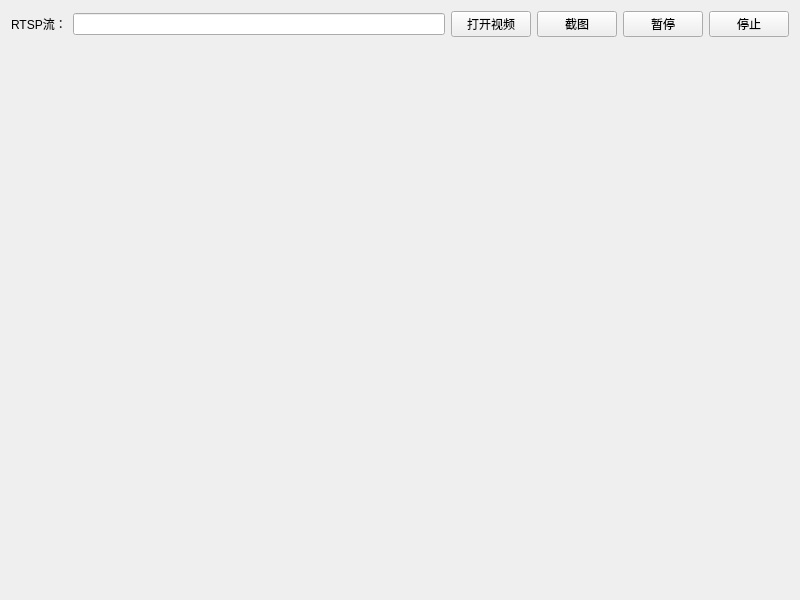
<?xml version="1.0" encoding="UTF-8"?>
<ui version="4.0">
 <class>Widget</class>
 <widget class="QWidget" name="Widget">
  <property name="geometry">
   <rect>
    <x>0</x>
    <y>0</y>
    <width>800</width>
    <height>600</height>
   </rect>
  </property>
  <property name="windowTitle">
   <string>Widget</string>
  </property>
  <layout class="QVBoxLayout" name="verticalLayout">
   <item>
    <layout class="QHBoxLayout" name="horizontalLayout">
     <item>
      <widget class="QLabel" name="label">
       <property name="text">
        <string>RTSP流：</string>
       </property>
      </widget>
     </item>
     <item>
      <widget class="QLineEdit" name="edt_rtspUrl"/>
     </item>
     <item>
      <widget class="QPushButton" name="btn_startPlay">
       <property name="text">
        <string>打开视频</string>
       </property>
      </widget>
     </item>
     <item>
      <widget class="QPushButton" name="btn_snap">
       <property name="text">
        <string>截图</string>
       </property>
      </widget>
     </item>
     <item>
      <widget class="QPushButton" name="btn_pause">
       <property name="text">
        <string>暂停</string>
       </property>
      </widget>
     </item>
     <item>
      <widget class="QPushButton" name="btn_stop">
       <property name="text">
        <string>停止</string>
       </property>
      </widget>
     </item>
    </layout>
   </item>
   <item>
    <widget class="VlcWidgetVideo" name="widget_video" native="true">
     <property name="sizePolicy">
      <sizepolicy hsizetype="Preferred" vsizetype="Expanding">
       <horstretch>0</horstretch>
       <verstretch>0</verstretch>
      </sizepolicy>
     </property>
    </widget>
   </item>
  </layout>
 </widget>
 <customwidgets>
  <customwidget>
   <class>VlcWidgetVideo</class>
   <extends>QWidget</extends>
   <header location="global">VLCQtWidgets/WidgetVideo.h</header>
   <container>1</container>
  </customwidget>
 </customwidgets>
 <resources/>
 <connections/>
</ui>
